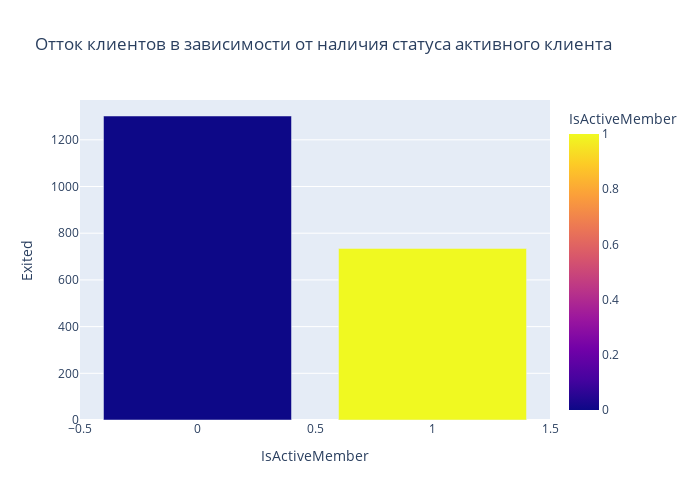

This figure's notebook cell:
### Markdown cell above
##### 9.8. Как влияет наличие статуса активного клиента на отток клиентов? Постройте диаграмму, иллюстрирующую это. Что бы вы предложили банку, чтобы уменьшить отток клиентов среди неактивных?

### Code cell
# 9.8. Как влияет наличие статуса активного клиента на отток клиентов? 
# Постройте диаграмму, иллюстрирующую это. Что бы вы предложили банку, чтобы уменьшить отток клиентов среди неактивных?

bar_data = churn_data.groupby(
    by='IsActiveMember',
    as_index=False
)[['Exited']].sum() # т.к. ущедщие активные клиенты при суммировнии не дают прибавки к сумме, то сумма по столбцу будет равна числу ушедших клиентов 

#строим график
fig = px.bar(
    data_frame=bar_data, #датафрейм
    y="Exited", #ось x
    x="IsActiveMember", #ось y
    color='IsActiveMember', #расцветка в зависимости от страны
    #text = 'recover_rate', #текст на столбцах
    orientation='v', #ориентация графика
    height=500, #высота
    width=700, #ширина
    title='Oтток клиентов в зависимости от наличия статуса активного клиента' #заголовок
)

#отображаем его
fig.show()

### Figure 1 — Plotly figure (JSON) as saved in the notebook; plotly's stock layout.template omitted (floating-point values rounded to 4 significant figures)
{"data": [{"alignmentgroup": "True", "hovertemplate": "IsActiveMember=%{marker.color}<br>Exited=%{y}<extra></extra>", "legendgroup": "", "marker": {"color": [0, 1], "coloraxis": "coloraxis", "pattern": {"shape": ""}}, "name": "", "offsetgroup": "", "orientation": "v", "showlegend": false, "textposition": "auto", "type": "bar", "x": [0, 1], "xaxis": "x", "y": [1302, 735], "yaxis": "y"}], "layout": {"barmode": "relative", "coloraxis": {"colorbar": {"title": {"text": "IsActiveMember"}}, "colorscale": [[0, "#0d0887"], [0.1111, "#46039f"], [0.2222, "#7201a8"], [0.3333, "#9c179e"], [0.4444, "#bd3786"], [0.5556, "#d8576b"], [0.6667, "#ed7953"], [0.7778, "#fb9f3a"], [0.8889, "#fdca26"], [1, "#f0f921"]]}, "height": 500, "legend": {"tracegroupgap": 0}, "title": {"text": "Oтток клиентов в зависимости от наличия статуса активного клиента"}, "width": 700, "xaxis": {"anchor": "y", "domain": [0, 1], "title": {"text": "IsActiveMember"}}, "yaxis": {"anchor": "x", "domain": [0, 1], "title": {"text": "Exited"}}}}
